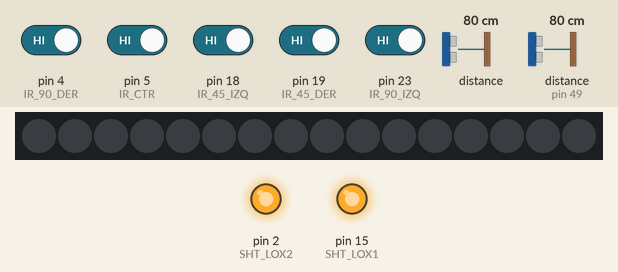
Simulated run of this sketch. Board: Arduino Mega 2560, built with avr-gcc and run on an emulated ATmega2560. On the bench: 16 RGB LEDs in strip order, left to right, output pins drawn as LEDs (lit = HIGH). The test bench sets the inputs (shaded band); at power-on: pin 4 (IR_90_DER), pin 5 (IR_CTR), pin 18 (IR_45_IZQ), pin 19 (IR_45_DER), pin 23 (IR_90_IZQ) HIGH, distance to the obstacle 80 cm, distance to the obstacle (sensor on pin 49) 80 cm. Dim RGB values are drawn brighter than linear; what the sketch prints to the serial monitor is not drawn.

Above: at 1.2 s.
1.3 s: distance to the obstacle (sensor 0) set to 2 cm
2.8 s: pin 4 (IR_90_DER) driven LOW
At 3.6 s:
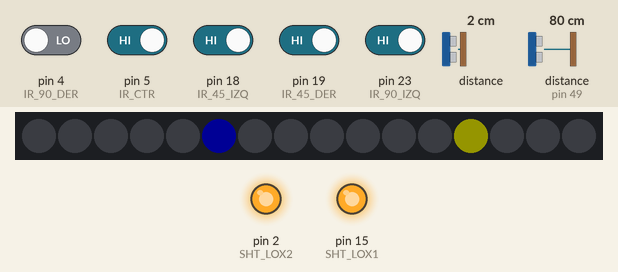
4.3 s: pin 5 (IR_CTR) driven LOW
At 5.1 s:
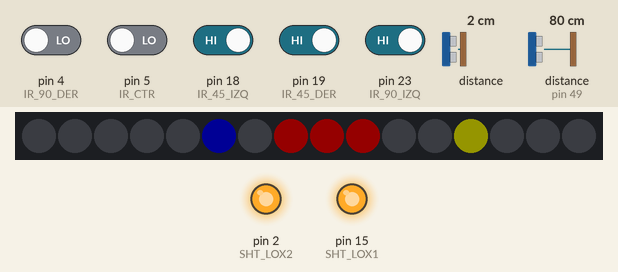
5.8 s: pin 18 (IR_45_IZQ) driven LOW
7.3 s: distance to the obstacle (sensor 0) set to 120 cm
At 8.1 s:
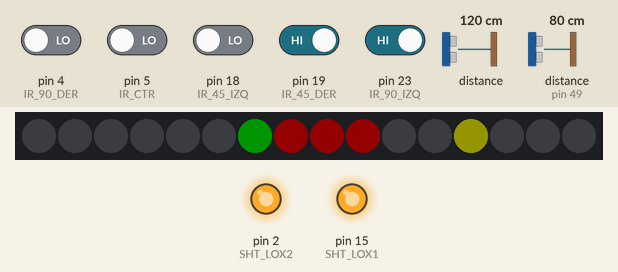
8.8 s: pin 4 (IR_90_DER) driven HIGH
Timing chart, 0 to 11.3 s (numbered marks = the images above; inputs shaded):
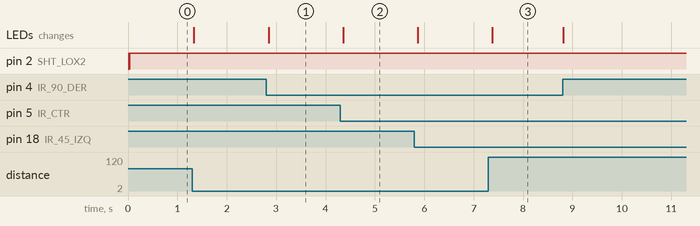

The sketch:

sensores.ino
```cpp
#include "Adafruit_VL53L0X.h"
#include <Adafruit_NeoPixel.h>

#define PIN        13

#define NUMPIXELS 16

Adafruit_NeoPixel pixels(NUMPIXELS, PIN, NEO_GRB + NEO_KHZ800);


// address we will assign if dual sensor is present
#define LOX1_ADDRESS 0x31
#define LOX2_ADDRESS 0x29

// set the pins to shutdown
#define SHT_LOX1          15
#define SHT_LOX2          2

#define IR_90_IZQ         23
#define IR_90_DER         4

#define IR_45_IZQ         18
#define IR_CTR            5
#define IR_45_DER         19

#define DER_90            7
#define IZQ_90            6

#define MEDIO_45_DER      5
#define MEDIO_45_IZQ      4

#define ADELANTE_45_DER   3
#define CTR               2
#define ADELANTE_45_IZQ   1
// objects for the vl53l0x
Adafruit_VL53L0X lox1 = Adafruit_VL53L0X();
Adafruit_VL53L0X lox2 = Adafruit_VL53L0X();

// this holds the measurement
VL53L0X_RangingMeasurementData_t measure1;
VL53L0X_RangingMeasurementData_t measure2;

int distance1, distance2;

bool IR[] = {
  0,
  0,
  0,
  0,
  0,
  0,
  0,
  0
};

/*
    Reset all sensors by setting all of their XSHUT pins low for delay(10), then set all XSHUT high to bring out of reset
    Keep sensor #1 awake by keeping XSHUT pin high
    Put all other sensors into shutdown by pulling XSHUT pins low
    Initialize sensor #1 with lox.begin(new_i2c_address) Pick any number but 0x29 and it must be under 0x7F. Going with 0x30 to 0x3F is probably OK.
    Keep sensor #1 awake, and now bring sensor #2 out of reset by setting its XSHUT pin high.
    Initialize sensor #2 with lox.begin(new_i2c_address) Pick any number but 0x29 and whatever you set the first sensor to
*/
void setID() {
  // all reset
  digitalWrite(SHT_LOX1, LOW);
  digitalWrite(SHT_LOX2, LOW);
  delay(10);
  // all unreset
  digitalWrite(SHT_LOX1, HIGH);
  digitalWrite(SHT_LOX2, HIGH);
  delay(10);

  // activating LOX1 and resetting LOX2
  digitalWrite(SHT_LOX1, HIGH);
  digitalWrite(SHT_LOX2, LOW);

  // initing LOX1
  if (!lox1.begin(LOX1_ADDRESS)) {
    Serial.println(F("Failed to boot first VL53L0X"));
    while (1);
  }
  delay(10);

  // activating LOX2
  digitalWrite(SHT_LOX2, HIGH);
  delay(10);

  //initing LOX2
  if (!lox2.begin(LOX2_ADDRESS)) {
    Serial.println(F("Failed to boot second VL53L0X"));
    while (1);
  }
}

void setup() {
  Serial.begin(115200);

  // wait until serial port opens for native USB devices
  while (! Serial) {
    delay(1);
  }

  pinMode(SHT_LOX1, OUTPUT);
  pinMode(SHT_LOX2, OUTPUT);

  Serial.println(F("Shutdown pins inited..."));

  digitalWrite(SHT_LOX1, LOW);
  digitalWrite(SHT_LOX2, LOW);

  Serial.println(F("Both in reset mode...(pins are low)"));

  pinMode(IR_90_IZQ, INPUT);
  pinMode(IR_90_DER, INPUT);
  pixels.begin();

  Serial.println(F("Starting..."));
  setID();

}

void loop() {


  lox1.rangingTest(&measure1, false); // pass in 'true' to get debug data printout!
  lox2.rangingTest(&measure2, false); // pass in 'true' to get debug data printout!

  //CENTRAL
  //pixels.clear();
  //pixels.setPixelColor(7, pixels.Color(20, 0, 0));
  //pixels.setPixelColor(8, pixels.Color(20, 0, 0));
  //pixels.setPixelColor(9, pixels.Color(20, 0, 0));

  //45 IZQUIERDA
  //pixels.setPixelColor(6, pixels.Color(0, 20, 0));
  //45 ATRAS IZQUIERDA
  //pixels.setPixelColor(5, pixels.Color(0, 0, 20));
  //90 IZQUIERDA
  //pixels.setPixelColor(4, pixels.Color(20, 20, 0));


  //45 DERECHA
  //pixels.setPixelColor(10, pixels.Color(0, 20, 0));
  //45 ATRAS DERECHA
  //pixels.setPixelColor(11, pixels.Color(0, 0, 20));
  //90 DERECHA
  //pixels.setPixelColor(12, pixels.Color(20, 20, 0));


  //pixels.show();

  if (measure1.RangeStatus != 4) {    // if not out of range
    distance1 = measure1.RangeMilliMeter;
  }
  if (measure2.RangeStatus != 4) {
    distance2 = measure2.RangeMilliMeter;
  }

  if (distance1 < 700) {
    IR[MEDIO_45_DER] = HIGH;
  } else {
    IR[MEDIO_45_DER] = LOW;
  }
  if (distance2 < 700) {
    IR[MEDIO_45_IZQ] = HIGH;
  } else {
    IR[MEDIO_45_IZQ] = LOW;
  }
  IR[ADELANTE_45_IZQ] = !digitalRead(IR_45_IZQ);
  IR[CTR] = !digitalRead(IR_CTR);
  IR[ADELANTE_45_DER] = !digitalRead(IR_45_DER);
  IR[IZQ_90] = !digitalRead(IR_90_IZQ);
  IR[DER_90] = !digitalRead(IR_90_DER);

  pruebaSensores();
  /*
  for (int i = 0; i < 8; i++) {
    Serial.print(IR[i]);
  }
  Serial.println();
  Serial.println("-----------------------");
  Serial.println();
  delay(100)*/
}

void pruebaSensores() {

  if (IR[DER_90] == HIGH) {
    pixels.setPixelColor(12, pixels.Color(20, 20, 0));
    pixels.show();
  } else {
    pixels.setPixelColor(12, pixels.Color(0, 0, 0));
    pixels.show();
  }

  if (IR[IZQ_90] == HIGH) {
    pixels.setPixelColor(4, pixels.Color(20, 20, 0));
    pixels.show();
  } else {
    pixels.setPixelColor(4, pixels.Color(0, 0, 0));
    pixels.show();
  }

  if (IR[MEDIO_45_DER] == HIGH) {
    pixels.setPixelColor(11, pixels.Color(0, 0, 20));
    pixels.show();
  } else {
    pixels.setPixelColor(11, pixels.Color(0, 0, 0));
    pixels.show();
  }

  if (IR[MEDIO_45_IZQ] == HIGH) {
    pixels.setPixelColor(5, pixels.Color(0, 0, 20));
    pixels.show();
  } else {
    pixels.setPixelColor(5, pixels.Color(0, 0, 0));
    pixels.show();
  }

  if (IR[ADELANTE_45_DER] == HIGH) {
    pixels.setPixelColor(10, pixels.Color(0, 20, 0));
    pixels.show();
  } else {
    pixels.setPixelColor(10, pixels.Color(0, 0, 0));
    pixels.show();
  }

  if (IR[ADELANTE_45_IZQ] == HIGH) {
    pixels.setPixelColor(6, pixels.Color(0, 20, 0));
    pixels.show();
  } else {
    pixels.setPixelColor(6, pixels.Color(0, 0, 0));
    pixels.show();
  }

  if (IR[CTR] == HIGH) {
    pixels.setPixelColor(7, pixels.Color(20, 0, 0));
    pixels.setPixelColor(8, pixels.Color(20, 0, 0));
    pixels.setPixelColor(9, pixels.Color(20, 0, 0));
    pixels.show();
  } else {
    pixels.setPixelColor(7, pixels.Color(0, 0, 0));
    pixels.setPixelColor(8, pixels.Color(0, 0, 0));
    pixels.setPixelColor(9, pixels.Color(0, 0, 0));
    pixels.show();
  }
}
```

Measured:
- after the input at 2.8 s, the LEDs: change after 0.05 s (image 1)
- after the input at 4.3 s, the LEDs: change after 0.06 s (image 2)
- after the input at 7.3 s, the LEDs: change after 0.08 s (image 3)
